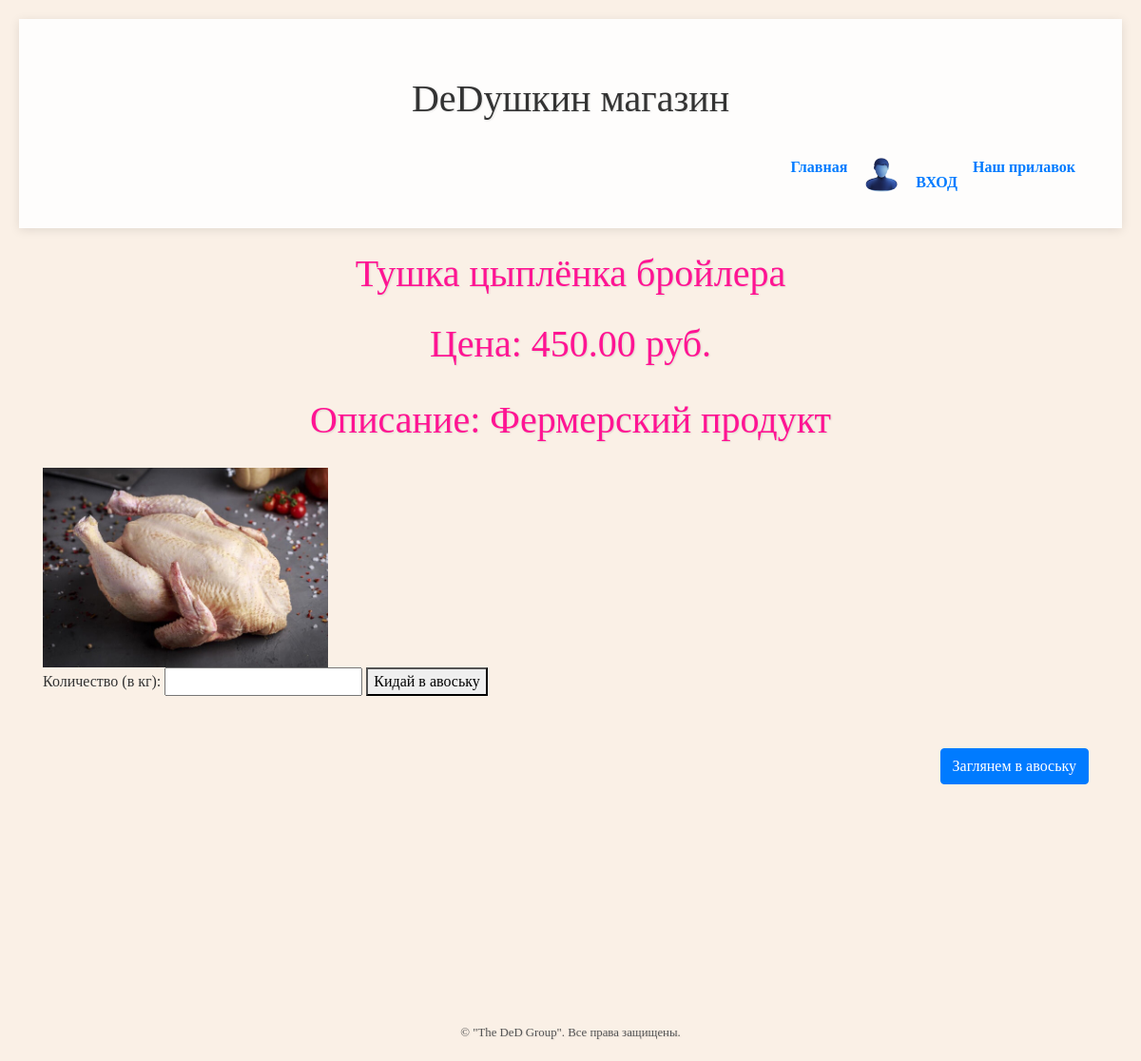
The page /products/1/ on the database its author committed.
### myshop_dj/models.py (models this page shows, shortened)
class Product(models.Model):
    name = models.CharField(max_length=255, unique=True)
    description = models.TextField()
    price = models.DecimalField(max_digits=10, decimal_places=2)
    category = models.ForeignKey(Category, related_name='products', on_delete=models.CASCADE, null=True)  # Измените на Category
    image = models.ImageField(upload_to='products/', blank=True, null=True)
    stock = models.PositiveIntegerField()

### myshop_dj/views.py (the view)
# urls.py: path('products/<int:pk>/', product_detail, name='product_detail'),
def product_detail(request, pk):
    product = get_object_or_404(Product, pk=pk)  # Получаем продукт по первичному ключу
    return render(request, 'myshop_dj/product_detail.html', {'product': product})

### templates/myshop_dj/product_detail.html (shortened to what this page needs)
{% extends 'myshop_dj/base.html' %}
{% load static %}
{% block content %}
    <h1>{{ product.name }}</h1>
    <link rel="stylesheet" type="text/css" href="{% static 'style.css' %}">
    <p>Цена: {{ product.price }} руб.</p>
    <p>Описание: {{ product.description }}</p>
    {% if product.image %}
        <img src="{{ product.image.url }}" alt="{{ product.name }}" style="max-width: 300px;">
    {% endif %}
    <form action="{% url 'add_to_cart' product.pk %}" method="post">
        <label for="quantity">Количество (в кг):</label>
        <input type="number" name="quantity" id="quantity" min="1" step="0.1" required>
        <button type="submit" class="add-to-cart-button">Кидай в авоську</button>
    </form>
    <div class="container" style="position: relative; min-height: 300px;">
        <div class="navigation mb-3 d-flex flex-column align-items-end" style="position: absolute; top: 10px; right: 10px;">
            <a href="{% url 'cart_view' %}" class="btn btn-primary mb-2">Заглянем в авоську</a>
        </div>
    </div>
{% endblock %}

### static/style.css (style rules this page uses)
body { font-family: 'Times New Roman', serif; background-color: Linen; margin: 0; padding: 20px; }
h1 { text-align: center; color: #FF1493; font-size: 2.5em; margin-bottom: 20px; text-shadow: 1px 1px 2px rgba(0, 0, 0, 0.1); }

### templates/myshop_dj/base.html (style rules this page uses)
body { font-family: 'Roboto', sans-serif; background: #f0f4f8; color: #333; }
.container { margin-top: 40px; }

### rows shown on the page
Product: name "Тушка цыплёнка бройлера", price "450.00", description "Фермерский продукт", image (picture)
